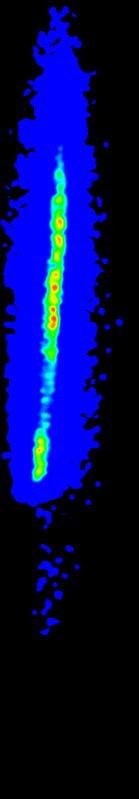
#> input picture attention/preprocess/ht/heat10.png, 278 x 1597 px, given as the content of the folder ./dm, which was not available (shown at 1/2 size)
$ python dmprocess.py
#> lines starting #> are read from the running program, lines starting #| are printed output that depends on the picture; after the words box and inside, x2 and y2 are one past the last pixel; in counts of white or black regions, pixels touching at a corner belong together; pictures that were not available may be replaced by others from this repository, and a replacement may not be noted
import cv2
import os
import numpy as np
from skimage import io
ht_dir = './ht'
dm_dir = './dm'
dm_normalization_dir = './dm_norm'
def resize_dm():
    for root, dirs, files in os.walk(ht_dir):
            for file in files:
                dm = cv2.imread(os.path.join(ht_dir,file),0)
                dm = cv2.resize(dm,(64,64))
                cv2.imwrite(os.path.join(dm_dir,file),dm)

def test():
    heat1 = io.imread(os.path.join(dm_dir,'heat1.png'))
    print(np.max(heat1))

def normalization():
    for root, dirs, files in os.walk(dm_dir):
            for file in files:
                dm = cv2.imread(os.path.join(dm_dir,file),0)
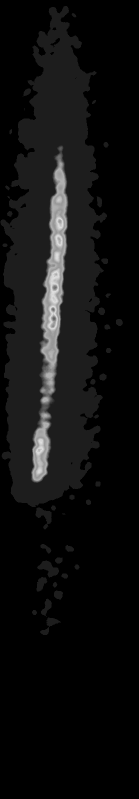
#> dm: shape (1597, 278) (shown at 1/2 size); min 0, max 225, mean 15.1
                dm = dm/255.
                cv2.imwrite(os.path.join(dm_normalization_dir,file),dm)
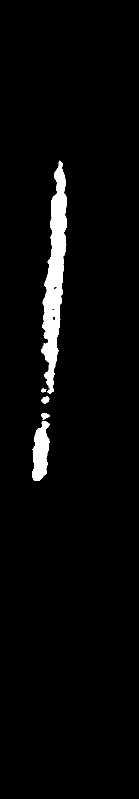
#> saved as heat10.png: shape (1597, 278) (shown at 1/2 size); values 0 (black) and 1 (white), 3.3% white; 7 white regions (2 under 20 px), largest, box (x1, y1, x2, y2) and area: (82, 322, 134, 788) 11622, (64, 842, 99, 962) 2885, (83, 793, 99, 807) 159, (82, 826, 100, 839) 141, (82, 777, 93, 785) 53


if __name__ == "__main__":
    # test()
    normalization()

$ run again, on attention/preprocess/ht/heat14.png
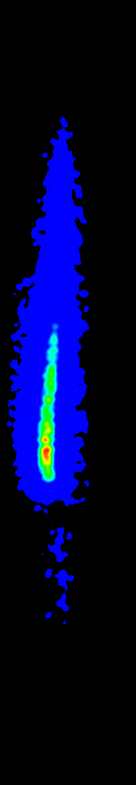
#> input picture attention/preprocess/ht/heat14.png, 272 x 1570 px, given as the content of the folder ./dm, which was not available (shown at 1/2 size)
#> in normalization, `dm = cv2.imread(os.path.join(dm_dir,file),0)`:
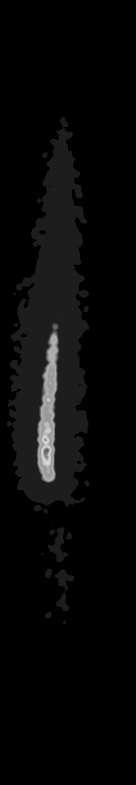
#> dm: shape (1570, 272) (shown at 1/2 size); min 0, max 225, mean 8.1
#> in normalization, `cv2.imwrite(os.path.join(dm_normalization_dir,file),dm)`:
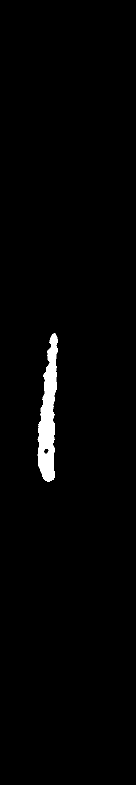
#> saved as heat14.png: shape (1570, 272) (shown at 1/2 size); values 0 (black) and 1 (white), 1.6% white; 2 white regions (1 under 20 px), largest, box (x1, y1, x2, y2) and area: (75, 667, 116, 963) 6952

$ run again, on attention/preprocess/ht/heat15.png
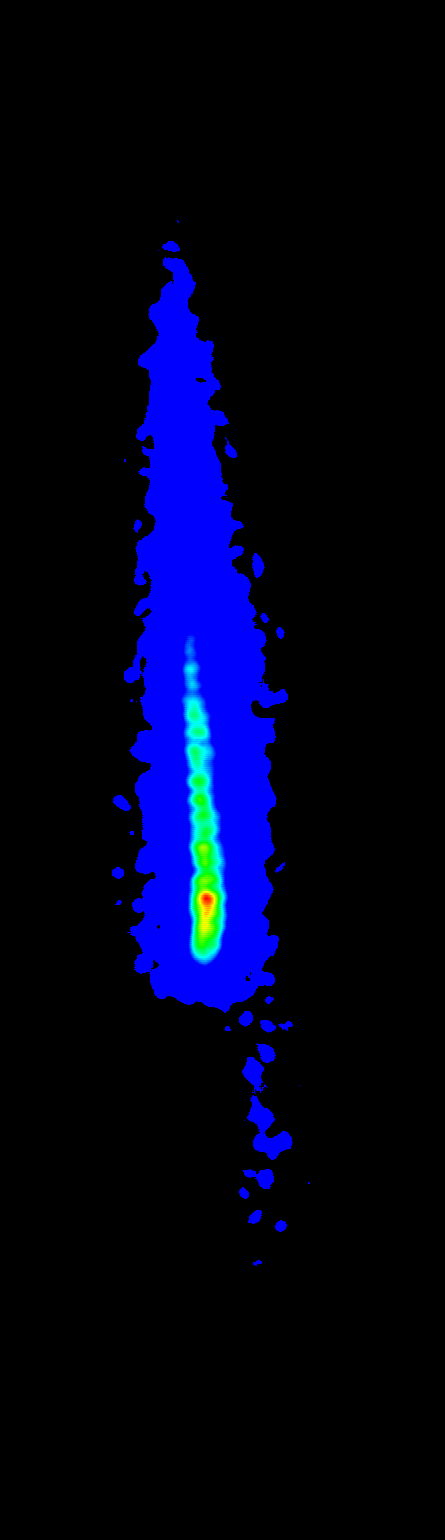
#> input picture attention/preprocess/ht/heat15.png, 445 x 1540 px, given as the content of the folder ./dm, which was not available
#> in normalization, `dm = cv2.imread(os.path.join(dm_dir,file),0)`:
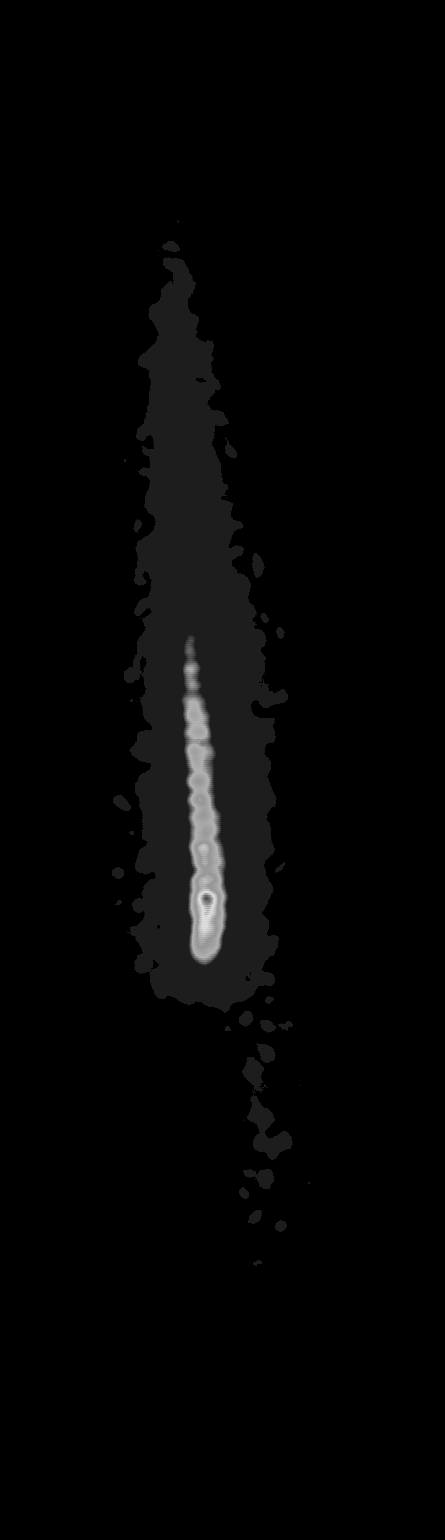
#> dm: shape (1540, 445); min 0, max 225, mean 4.8
#> in normalization, `cv2.imwrite(os.path.join(dm_normalization_dir,file),dm)`:
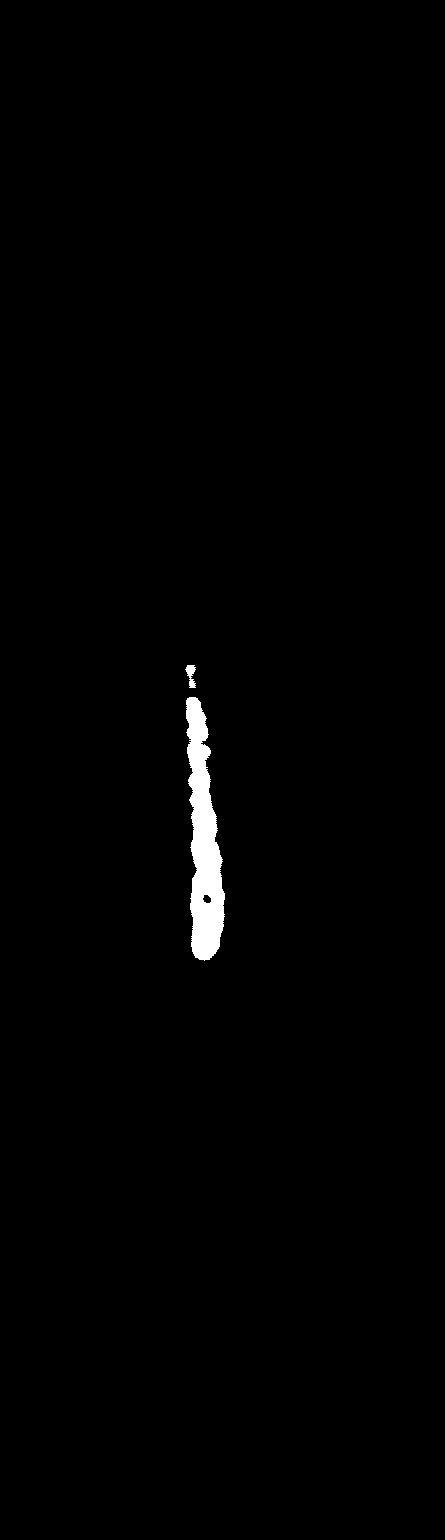
#> saved as heat15.png: shape (1540, 445); values 0 (black) and 1 (white), 0.93% white; 2 white regions, box (x1, y1, x2, y2) and area: (186, 697, 225, 961) 6196, (185, 665, 196, 688) 144

$ run again, on attention/preprocess/ht/heat16.png
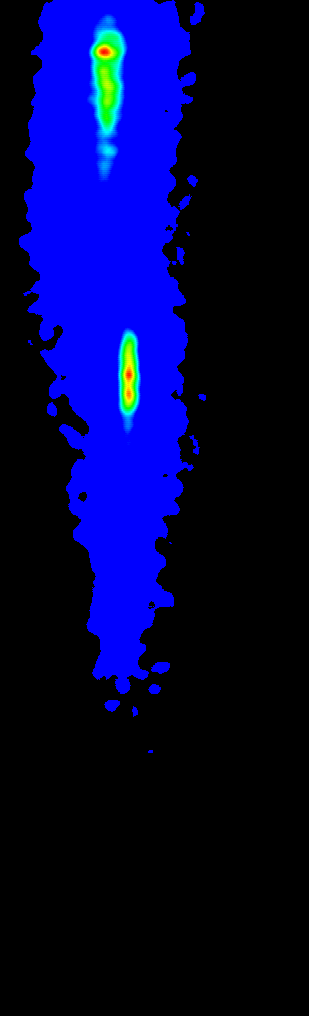
#> input picture attention/preprocess/ht/heat16.png, 309 x 1016 px, given as the content of the folder ./dm, which was not available
#> in normalization, `dm = cv2.imread(os.path.join(dm_dir,file),0)`:
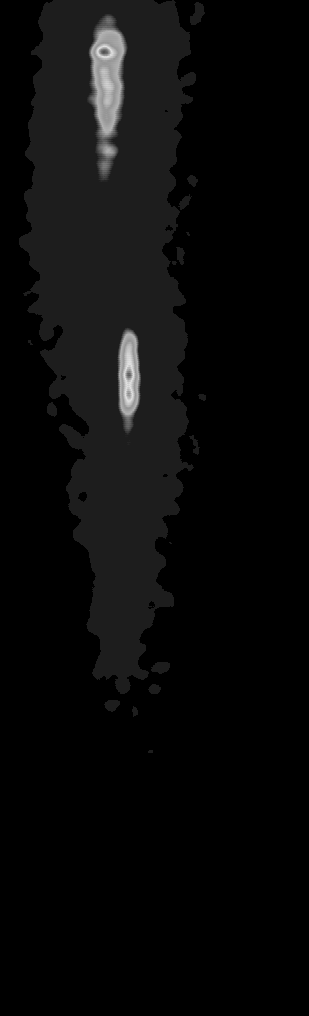
#> dm: shape (1016, 309); min 0, max 225, mean 9.7
#> in normalization, `cv2.imwrite(os.path.join(dm_normalization_dir,file),dm)`:
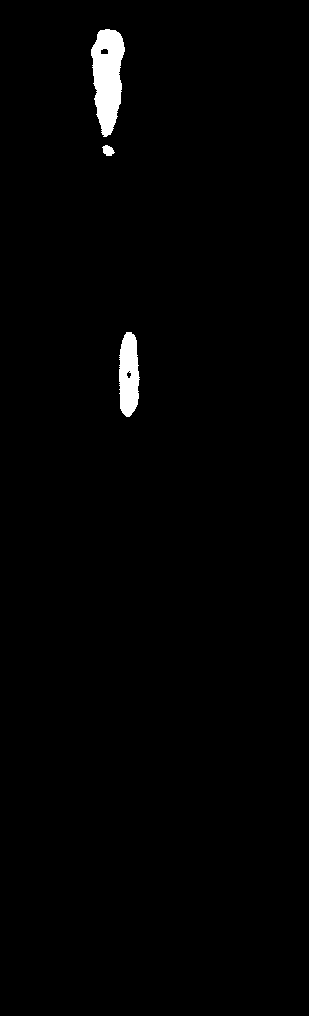
#> saved as heat16.png: shape (1016, 309); values 0 (black) and 1 (white), 1.3% white; 3 white regions, box (x1, y1, x2, y2) and area: (91, 29, 125, 137) 2536, (119, 332, 140, 417) 1395, (102, 145, 115, 156) 96
